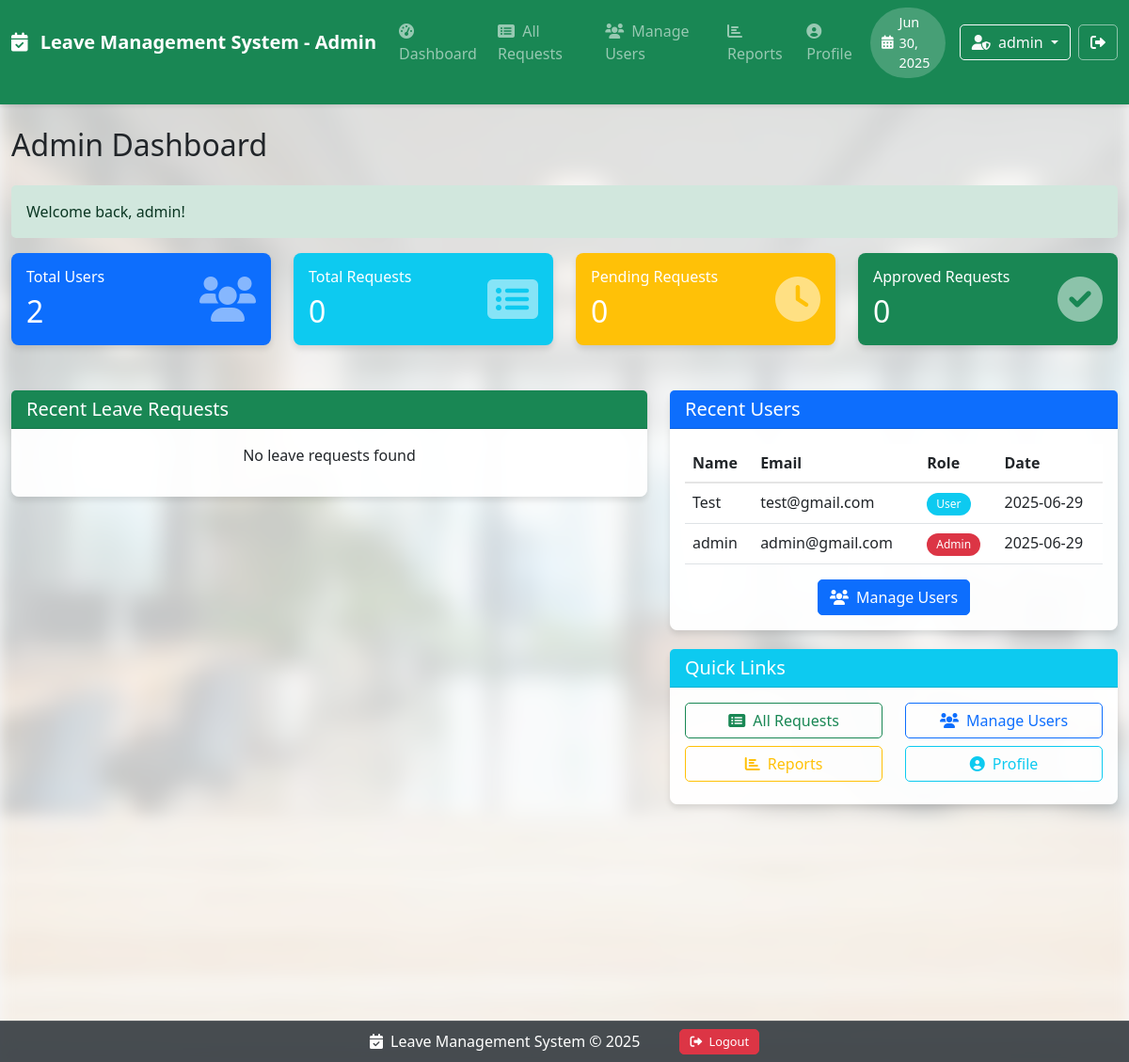
/admin/dashboard.php (signed in), run on the app's committed database.
### tables this page shows
CREATE TABLE IF NOT EXISTS users (
                                     id INT AUTO_INCREMENT PRIMARY KEY,
                                     name VARCHAR(100) NOT NULL,
    email VARCHAR(100) NOT NULL UNIQUE,
    password VARCHAR(255) NOT NULL,
    role ENUM('admin', 'user') DEFAULT 'user',
    created_at TIMESTAMP DEFAULT CURRENT_TIMESTAMP,
    last_login TIMESTAMP NULL
    );

### admin/dashboard.php (the view, shortened to what this page needs)
<?php
require_once '../includes/functions.php';
try {
    $stmt = $pdo->query("SELECT COUNT(*) FROM users");
    $totalUsers = $stmt->fetchColumn();
    $stmt = $pdo->query("SELECT COUNT(*) FROM leave_requests");
    $totalRequests = $stmt->fetchColumn();
    $stmt = $pdo->query("SELECT COUNT(*) FROM leave_requests WHERE status = 'pending'");
    $pendingRequests = $stmt->fetchColumn();
    $stmt = $pdo->query("SELECT COUNT(*) FROM leave_requests WHERE status = 'approved'");
    $approvedRequests = $stmt->fetchColumn();
    $stmt = $pdo->query("
        SELECT lr.*, u.name as user_name
        FROM leave_requests lr
        JOIN users u ON lr.user_id = u.id
        ORDER BY lr.applied_at DESC
        LIMIT 5
    ");
    $recentRequests = $stmt->fetchAll(PDO::FETCH_ASSOC);
    $stmt = $pdo->query("
        SELECT *
        FROM users
        ORDER BY created_at DESC
        LIMIT 5
    ");
    $recentUsers = $stmt->fetchAll(PDO::FETCH_ASSOC);
} catch (PDOException $e) {
    $error = "Database error: " . $e->getMessage();
}
?>
<!DOCTYPE html>
<html lang="en">
<head>
    <link href="https://cdn.jsdelivr.net/npm/bootstrap@5.3.0/dist/css/bootstrap.min.css" rel="stylesheet">
    <link rel="stylesheet" href="https://cdnjs.cloudflare.com/ajax/libs/font-awesome/6.0.0/css/all.min.css">
    <link rel="stylesheet" href="../assets/css/style.css">
</head>
<body>
<?php include '../includes/admin-navbar.php'; ?>
<div class="content-wrapper">
    <div class="container-fluid py-4">
        <h2 class="mb-4">Admin Dashboard</h2>
        <div class="row">
            <div class="col-md-3">
                <div class="card bg-primary text-white mb-4 hover-effect">
                    <div class="card-body">
                        <div class="d-flex justify-content-between align-items-center">
                            <div>
                                <h6 class="card-title">Total Users</h6>
                                <h2 class="mb-0"><?php echo $totalUsers; ?></h2>
                            </div>
                            <i class="fas fa-users fa-3x opacity-50"></i>
                        </div>
                    </div>
                </div>
            </div>
            <div class="col-md-3">
                <div class="card bg-info text-white mb-4 hover-effect">
                    <div class="card-body">
                        <div class="d-flex justify-content-between align-items-center">
                            <div>
                                <h6 class="card-title">Total Requests</h6>
                                <h2 class="mb-0"><?php echo $totalRequests; ?></h2>
                            </div>
                            <i class="fas fa-list-alt fa-3x opacity-50"></i>
                        </div>
                    </div>
                </div>
            </div>
            <div class="col-md-3">
                <div class="card bg-warning text-white mb-4 hover-effect">
                    <div class="card-body">
                        <div class="d-flex justify-content-between align-items-center">
                            <div>
                                <h6 class="card-title">Pending Requests</h6>
                                <h2 class="mb-0"><?php echo $pendingRequests; ?></h2>
                            </div>
                            <i class="fas fa-clock fa-3x opacity-50"></i>
                        </div>
                    </div>
                </div>
            </div>
            <div class="col-md-3">
                <div class="card bg-success text-white mb-4 hover-effect">
                    <div class="card-body">
                        <div class="d-flex justify-content-between align-items-center">
                            <div>
                                <h6 class="card-title">Approved Requests</h6>
                                <h2 class="mb-0"><?php echo $approvedRequests; ?></h2>
                            </div>
                            <i class="fas fa-check-circle fa-3x opacity-50"></i>
                        </div>
                    </div>
                </div>
            </div>
        </div>
        <div class="row mt-4">
            <div class="col-md-7">
                <div class="card">
                    <div class="card-header bg-success text-white">
                        <h5 class="mb-0">Recent Leave Requests</h5>
                    </div>
                    <div class="card-body">
                        <?php if (count($recentRequests) > 0): ?>
                            <div class="table-responsive">
                                <table class="table table-hover">
                                    <thead>
                                    <tr>
                                        <th>Employee</th>
                                        <th>Type</th>
                                        <th>From</th>
                                        <th>To</th>
                                        <th>Status</th>
                                    </tr>
                                    </thead>
                                    <tbody>
                                    <?php foreach ($recentRequests as $request): ?>
                                        <tr>
                                            <td><?php echo $request['user_name']; ?></td>
                                            <td><?php echo ucfirst($request['leave_type']); ?></td>
                                            <td><?php echo formatDateForDisplay($request['start_date'], 'Y-m-d'); ?></td>
                                            <td><?php echo formatDateForDisplay($request['end_date'], 'Y-m-d'); ?></td>
                                            <td>
                                                        <span class="badge bg-<?php
                                                        echo $request['status'] === 'approved' ? 'success' :
                                                            ($request['status'] === 'rejected' ? 'danger' : 'warning');
                                                        ?>">
                                                            <?php echo ucfirst($request['status']); ?>
                                                        </span>
                                            </td>
                                        </tr>
                                    <?php endforeach; ?>
                                    </tbody>
                                </table>
                            </div>
                            <div class="text-center mt-3">
                                <a href="all_requests.php" class="btn btn-success">
                                    <i class="fas fa-list-alt me-1"></i> View All Requests
                                </a>
                            </div>
                        <?php else: ?>
                            <p class="text-center">No leave requests found</p>
                        <?php endif; ?>
                    </div>
                </div>
            </div>
            <div class="col-md-5">
                <div class="card">
                    <div class="card-header bg-primary text-white">
                        <h5 class="mb-0">Recent Users</h5>
                    </div>
                    <div class="card-body">
                        <?php if (count($recentUsers) > 0): ?>
                            <div class="table-responsive">
                                <table class="table table-hover">
                                    <thead>
                                    <tr>
                                        <th>Name</th>
                                        <th>Email</th>
                                        <th>Role</th>
                                        <th>Date</th>
                                    </tr>
                                    </thead>
                                    <tbody>
                                    <?php foreach ($recentUsers as $user): ?>
                                        <tr>
                                            <td><?php echo $user['name']; ?></td>
                                            <td><?php echo $user['email']; ?></td>
                                            <td>
                                                        <span class="badge bg-<?php echo $user['role'] === 'admin' ? 'danger' : 'info'; ?>">
                                                            <?php echo ucfirst($user['role']); ?>
                                                        </span>
                                            </td>
                                            <td><?php echo formatDateForDisplay($user['created_at'], 'Y-m-d'); ?></td>
                                        </tr>
                                    <?php endforeach; ?>
                                    </tbody>
                                </table>
                            </div>
                            <div class="text-center mt-3">
                                <a href="manage_users.php" class="btn btn-primary">
                                    <i class="fas fa-users me-1"></i> Manage Users
                                </a>
                            </div>
                        <?php else: ?>
                            <p class="text-center">No users found</p>
                        <?php endif; ?>
                    </div>
                </div>
                <div class="card mt-3">
                    <div class="card-header bg-info text-white">
                        <h5 class="mb-0">Quick Links</h5>
                    </div>
                    <div class="card-body">
                        <div class="row">
                            <div class="col-6 mb-2">
                                <a href="all_requests.php" class="btn btn-outline-success w-100">
                                    <i class="fas fa-list-alt me-1"></i> All Requests
                                </a>
                            </div>
                            <div class="col-6 mb-2">
                                <a href="manage_users.php" class="btn btn-outline-primary w-100">
                                    <i class="fas fa-users me-1"></i> Manage Users
                                </a>
                            </div>
                            <div class="col-6 mb-2">
                                <a href="reports.php" class="btn btn-outline-warning w-100">
                                    <i class="fas fa-chart-bar me-1"></i> Reports
                                </a>
                            </div>
                            <div class="col-6 mb-2">
                                <a href="profile.php" class="btn btn-outline-info w-100">
                                    <i class="fas fa-user-circle me-1"></i> Profile
                                </a>
                            </div>
                        </div>
                    </div>
                </div>
            </div>
        </div>
    </div>
</div>
<?php include '../includes/footer.php'; ?>
</body>
</html>

### assets/css/style.css (style rules this page uses)
body { position: relative; min-height: 100vh; padding-bottom: 70px; margin: 0; background-color: #f8f9fa; }
body::before { content: ""; position: fixed; top: 0; left: 0; width: 100%; height: 100%; background-image: url('../img/bg.jpg'); background-size: cover; background-position: center; background-repeat: no-repeat; filter: blur(8px); opacity: 0.2; z-index: -1; }
.container-fluid { position: relative; z-index: 1; padding-bottom: 20px; }
.content-wrapper { min-height: calc(100vh - 140px); padding-bottom: 80px; }
.card { background-color: rgba(255, 255, 255, 0.95); box-shadow: 0 4px 6px rgba(0, 0, 0, 0.1); border: none; border-radius: 8px; transition: all 0.3s ease; margin-bottom: 20px; }
.card-header { border-top-left-radius: 8px; border-top-right-radius: 8px; border-bottom: 1px solid rgba(0, 0, 0, 0.125); font-weight: 500; }
.table { background-color: rgba(255, 255, 255, 0.97); margin-bottom: 0; }
.table thead th { border-bottom: 2px solid rgba(0, 0, 0, 0.1); font-weight: 600; }
.hover-effect { transform: translateY(0); transition: transform 0.3s ease, box-shadow 0.3s ease; }
.btn { border-radius: 5px; font-weight: 500; outline: none !important; box-shadow: none !important; }
.badge { padding: 6px 10px; font-weight: 500; border-radius: 20px; }

### data on the page
users: name "Test", email "test@gmail.com", role "User", created_at "2025-06-29"
users: name "admin", email "admin@gmail.com", role "Admin", created_at "2025-06-29"

### other printed values
getCurrentDateFormatted() "Jun 30, 2025"
$_SESSION['user_name'] "admin"
$_SESSION['message'] "Welcome back, admin!"
$totalUsers "2"
$totalRequests "0"
$pendingRequests "0"
$approvedRequests "0"
